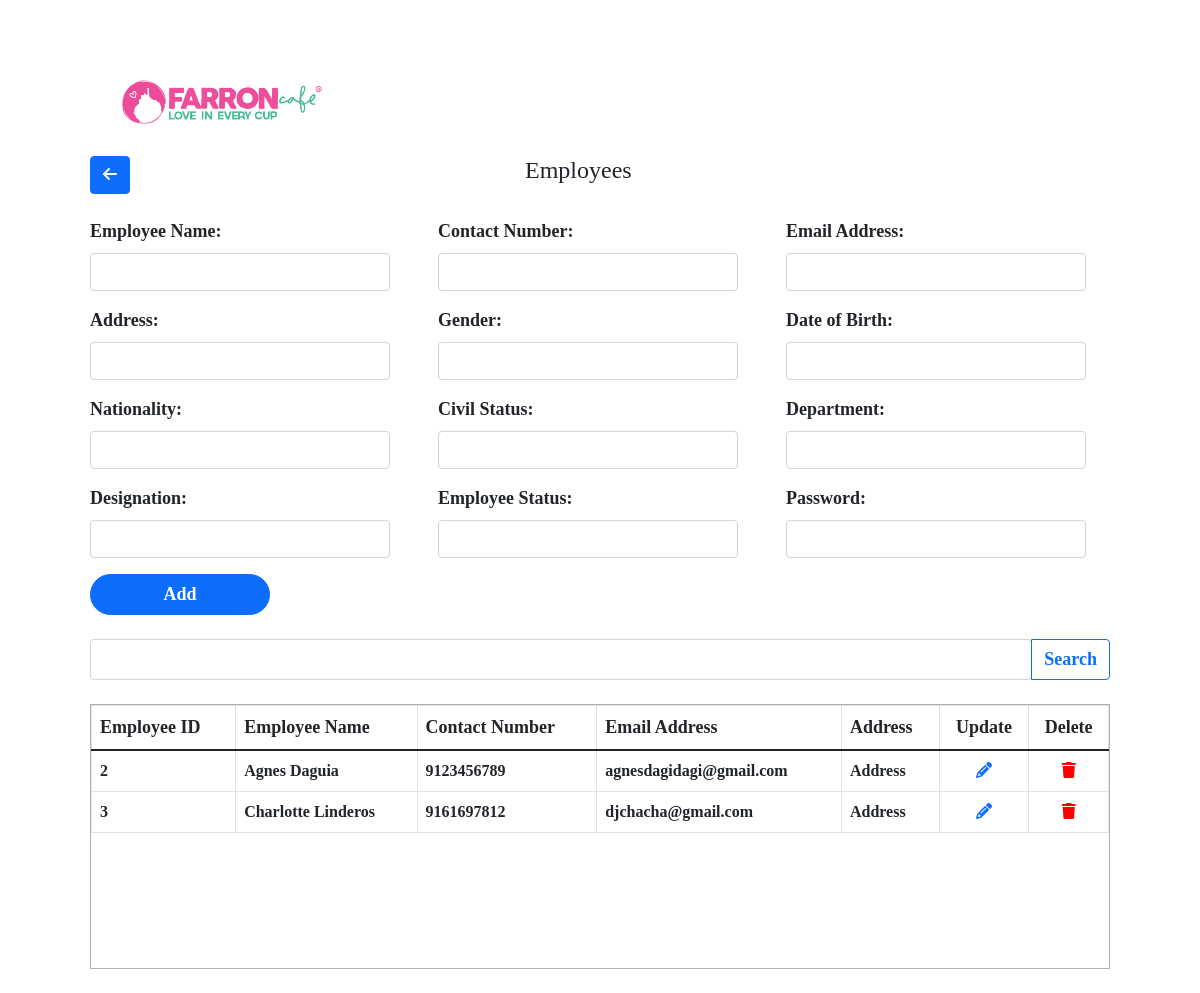
Page /employeemanager.php on the committed database.
### tables this page shows
CREATE TABLE `employees` (
  `Employee_ID` int(11) NOT NULL,
  `Employee_Name` varchar(255) NOT NULL,
  `Contact_Number` bigint(11) NOT NULL,
  `Email_Address` varchar(40) NOT NULL,
  `Address` varchar(255) NOT NULL,
  `Gender` varchar(10) NOT NULL,
  `Date_of_Birth` date NOT NULL,
  `Nationality` varchar(40) NOT NULL,
  `Civil_Status` varchar(40) NOT NULL,
  `Department` varchar(50) NOT NULL,
  `Designation` varchar(255) NOT NULL,
  `Employee_Status` varchar(40) NOT NULL,
  `Password` varchar(20) NOT NULL
);

### employeemanager.php (the view, shortened to what this page needs)
<!DOCTYPE html>
<html lang="en">
<head>
  <link href="https://cdn.jsdelivr.net/npm/bootstrap@5.1.2/dist/css/bootstrap.min.css" rel="stylesheet">
  <link rel="stylesheet" href="css/productstyle.css">
  <link rel="stylesheet" href="css/all.min.css">
  <link rel="stylesheet" href="css/fontawesome.min.css">
</head>
<body>
  <div class="container">
    <form action="#" method="post" class="px-5 py-4 mt-4 product_tbl" id="productadd">
      <img src="images/logo.png" alt="" class="img-fluid" style="width: 200px; margin: 2em;">
      <div class="row">
        <div class="col-5">
          <a href="Dashboard.php" class="btn btn-primary"><i class="fas fa-arrow-left"></i></a>
        </div>
        <div class="col">
          <h4 class="font-weight-bold">Employees</h4>
        </div>
      </div>
      <br />
      <div class="form-group row">
        <div class="mb-3 col-sm">
          <label for="employeename" class="form-label" style="font-size:large;"><b>Employee Name:</b></label>
          <input type="text" class="form-control input_fields" id="employeename" placeholder="" name="employeename" autocomplete="off">
        </div>
        <div class="mb-3 col-sm">
          <label for="contactnumber" class="form-label" style="font-size:large;"><b>Contact Number:</b></label>
          <input type="text" class="form-control input_fields" id="contactnumber" placeholder="" name="contactnumber" autocomplete="off">
        </div>
        <div class="mb-3 col-sm">
          <label for="emailaddress" class="form-label" style="font-size:large;"><b>Email Address:</b></label>
          <input type="email" class="form-control input_fields" id="emailaddress" placeholder="" name="emailaddress" autocomplete="off">
        </div>
        <div class="mb-3 col-sm">
          <label for="address" class="form-label" style="font-size:large;"><b>Address:</b></label>
          <input type="text" class="form-control input_fields" id="address" placeholder="" name="address" autocomplete="off">
        </div>
        <div class="mb-3 col-sm">
          <label for="gender" class="form-label" style="font-size:large;"><b>Gender:</b></label>
          <input type="text" class="form-control input_fields" id="gender" placeholder="" name="gender" autocomplete="off">
        </div>
        <div class="mb-3 col-sm">
          <label for="dobirth" class="form-label" style="font-size:large;"><b>Date of Birth:</b></label>
          <input type="text" class="form-control input_fields" id="dobirth" placeholder="" name="dobirth" autocomplete="off">
        </div>
        <div class="mb-3 col-sm">
          <label for="nationality" class="form-label" style="font-size:large;"><b>Nationality:</b></label>
          <input type="text" class="form-control input_fields" id="nationality" placeholder="" name="nationality" autocomplete="off">
        </div>
        <div class="mb-3 col-sm">
          <label for="civilstatus" class="form-label" style="font-size:large;"><b>Civil Status:</b></label>
          <input type="text" class="form-control input_fields" id="civilstatus" placeholder="" name="civilstatus" autocomplete="off">
        </div>
        <div class="mb-3 col-sm">
          <label for="department" class="form-label" style="font-size:large;"><b>Department:</b></label>
          <input type="text" class="form-control input_fields" id="department" placeholder="" name="department" autocomplete="off">
        </div>
        <div class="mb-3 col-sm">
          <label for="designation" class="form-label" style="font-size:large;"><b>Designation:</b></label>
          <input type="text" class="form-control input_fields" id="designation" placeholder="" name="designation" autocomplete="off">
        </div>
        <div class="mb-3 col-sm">
          <label for="employeestatus" class="form-label" style="font-size:large;"><b>Employee Status:</b></label>
          <input type="text" class="form-control input_fields" id="employeestatus" placeholder="" name="employeestatus" autocomplete="off">
        </div>
        <div class="mb-3 col-sm">
          <label for="password" class="form-label" style="font-size:large;"><b>Password:</b></label>
          <input type="password" class="form-control input_fields" id="password" placeholder="" name="password" autocomplete="off">
        </div>
      </div>
      <button type="submit" class="btn btn-primary add" name="add_employee" style="font-size:large;"><b>Add</b></button>
      <div class="form-group mt-4">
        <div class="input-group">
          <input type="search" class="form-control rounded" placeholder="" aria-label="Search" aria-describedby="search-addon" name="search" autocomplete="off" />
          <button type="submit" class="btn btn-outline-primary" name="search_product" style="font-size:large;"><b>Search</b></button>
        </div>
      </div>
      <div class="form-group table_holder mt-4">
        <table class="table table-bordered ">
          <thead>
            <tr>
              <th style="font-size:large;">Employee ID</th>
              <th style="font-size:large;">Employee Name</th>
              <th style="font-size:large;">Contact Number</th>
              <th style="font-size:large;">Email Address</th>
              <th style="font-size:large;">Address</th>
              <th class="table_btn" style="font-size:large;">Update</th>
              <th class="table_btn" style="font-size:large;">Delete</th>
            </tr>
          </thead>
          <tbody>
            <?php
            include('includes/dbconnect.php');
            $sql = "select * from employees";
            $result = mysqli_query($conn, $sql);
            while ($row = mysqli_fetch_assoc($result)) {
            ?>
              <tr>
                <td><b><?php echo $row['Employee_ID']; ?></b></td>
                <td><b><?php echo $row['Employee_Name']; ?></b></td>
                <td><b><?php echo $row['Contact_Number']; ?></b></td>
                <td ><b><?php echo $row['Email_Address']; ?></b></td>
                <td><b><?php echo $row['Address']; ?></b></td>
                <td class="table_btn" ><a href="employeeupdate.php?cid=<?php echo $row['Employee_ID']; ?>"><i class="fas fa-pencil-alt"></i></a></td>
                <td class="table_btn"><i class="fas fa-trash" onclick="getsetdata(<?php echo $row['Employee_ID']; ?>)" data-bs-toggle="modal" data-bs-target="#staticBackdrop"></i></td>
              </tr>
            <?php
            }
            ?>
          </tbody>
        </table>
      </div>
    </form>
  </div>
</body>
</html>

### css/productstyle.css (style rules this page uses)
* { font-family: Verdana; }
.add { width: 180px; border-radius: 50px !important; }
.input_fields { width: 300px !important; }
.table_holder { height: 265px; overflow-y: hidden; border: 1px solid rgb(0, 0, 0,0.3); }
table tbody .fa-trash { color:red; }
table .table_btn { text-align: center; }

### rows in the picture
employees: Employee_ID "2", Employee_Name "Agnes Daguia", Contact_Number "9123456789", Email_Address "agnesdagidagi@gmail.com", Address "Address"
employees: Employee_ID "3", Employee_Name "Charlotte Linderos", Contact_Number "9161697812", Email_Address "djchacha@gmail.com", Address "Address"
